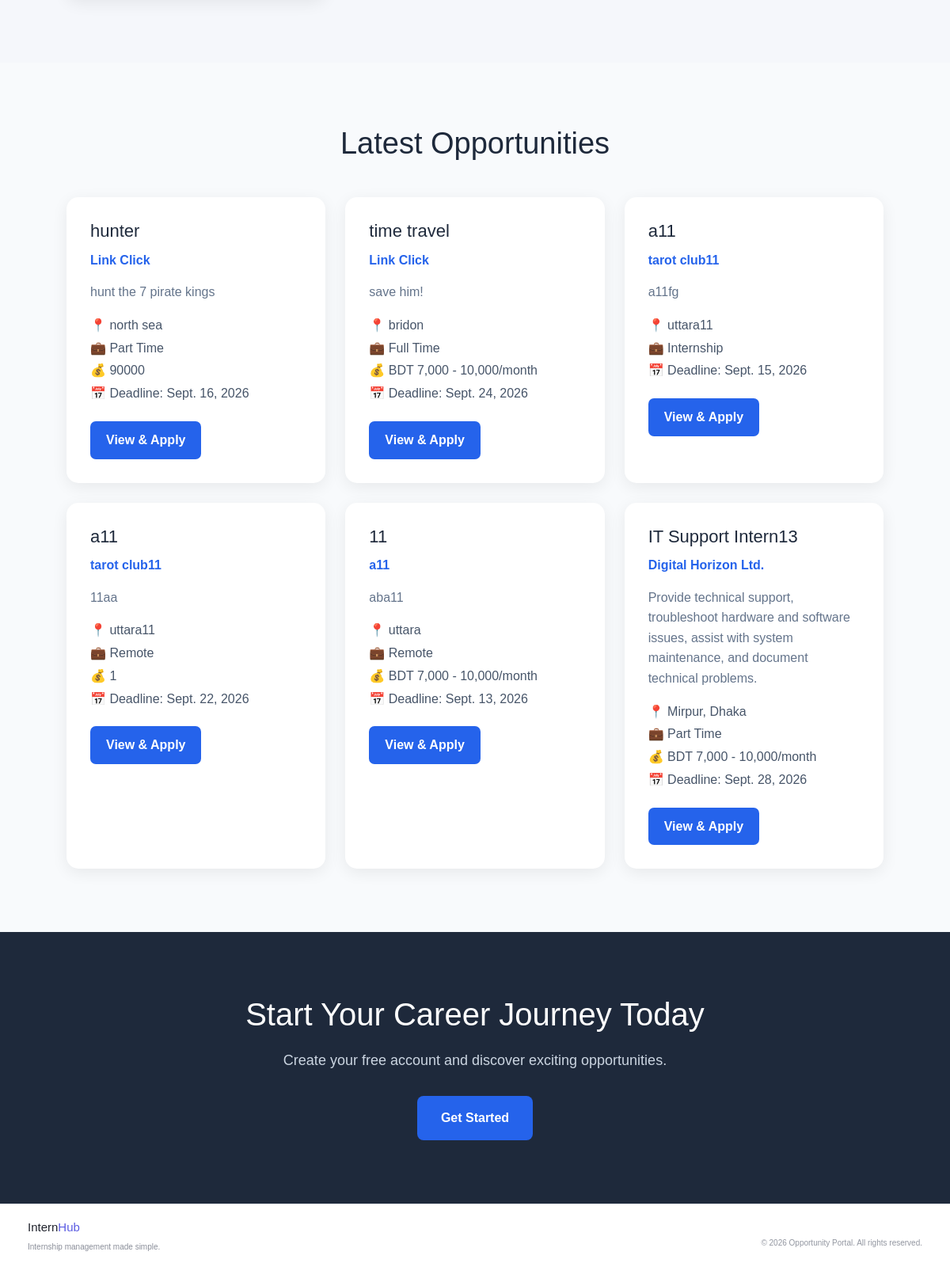
Before: /index/ (lower part) with the older database file.
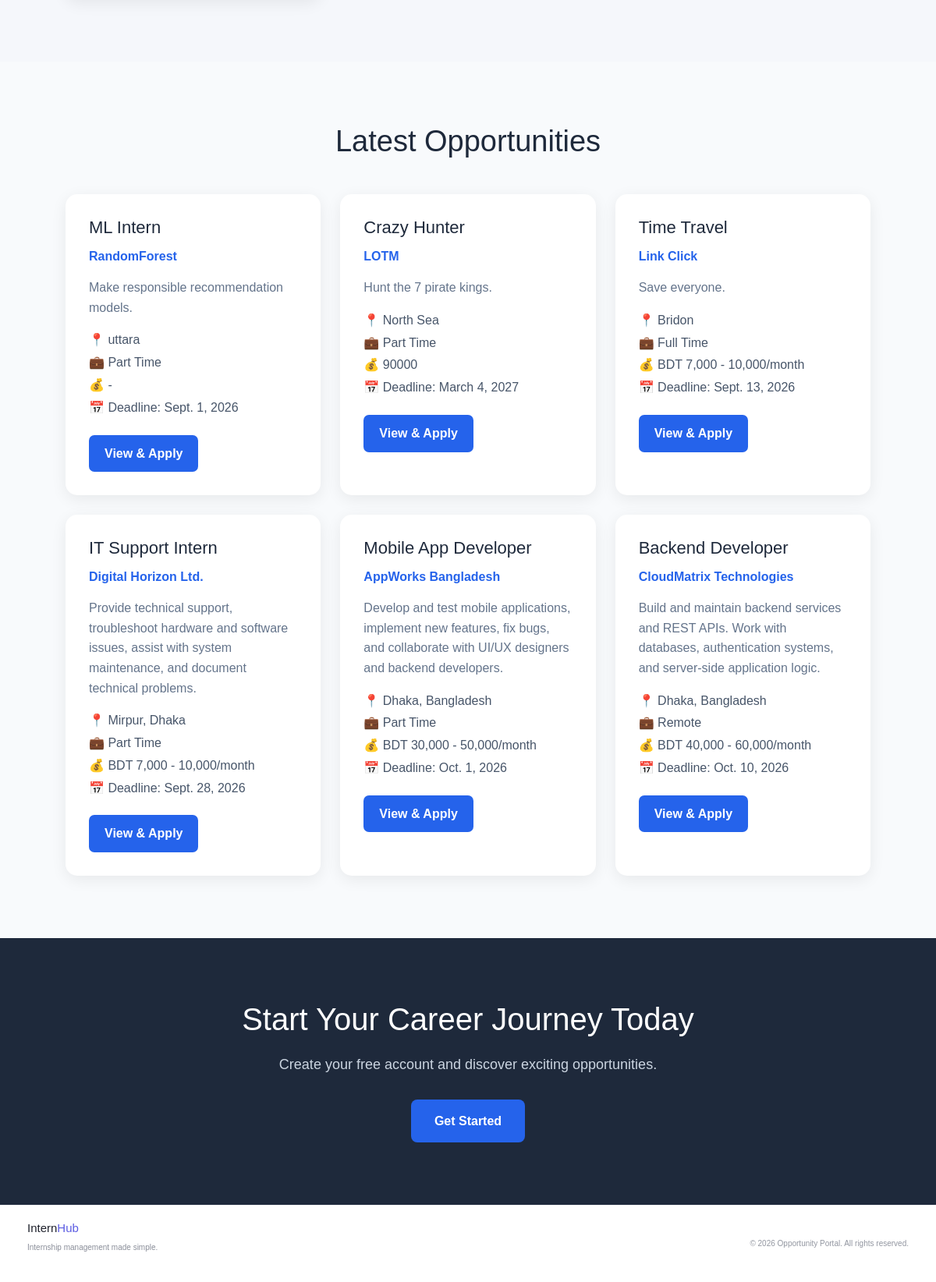
After: the same page with the newer database file.
### opportunity_portal/models.py (models this page shows, shortened)
class Job(models.Model):
    JOB_TYPE_CHOICES = (
        ('Full Time', 'Full Time'),
        ('Part Time', 'Part Time'),
        ('Internship', 'Internship'),
        ('Remote', 'Remote'),
    )
    title = models.CharField(max_length=200)
    organization = models.CharField(max_length=200)
    description = models.TextField()
    location = models.CharField(max_length=200)
    job_type = models.CharField(
        max_length=50,
        choices=JOB_TYPE_CHOICES
    )
    salary = models.CharField(
        max_length=100,
        blank=True
    )
    deadline = models.DateField()
    created_at = models.DateTimeField(
        auto_now_add=True
    )

### internship/views.py (the view)
# urls.py: path("index/", views.index, name="index"),
def index(request):
    latest_jobs = Job.objects.order_by(
        "-created_at"
    )[:6]
    return render(
        request,
        "index.html",
        {
            "jobs": latest_jobs
        }
    )

### accounts/context_processors.py (called while the page is built, shortened)
def notifications(request):
    if not request.user.is_authenticated:
        return {
            "unread_notifications_count": 0,
            "nav_notifications": [],
        }

### internship/templates/index.html (shortened to what this page needs)
{% extends "accounts/base.html" %}
{% block content %}
<section class="section">
</section>
<section class="job-section">
    <h2 class="job-title">
        Latest Opportunities
    </h2>
    {% if jobs %}
        <div class="jobs">
            {% for job in jobs %}
                <div class="job-card">
                    <h3>
                        {{ job.title }}
                    </h3>
                    <div class="organization">
                        {{ job.organization }}
                    </div>
                    <p>
                        {{ job.description|truncatewords:20 }}
                    </p>
                    <div class="job-info">
                        📍 {{ job.location }}
                        <br>
                        💼 {{ job.job_type }}
                        {% if job.salary %}
                            <br>
                            💰 {{ job.salary }}
                        {% endif %}
                        <br>
                        📅 Deadline:
                        {{ job.deadline }}
                    </div>
                    <a
                        href="{% url 'apply_job' job.id %}"
                        class="job-button">
                        View & Apply
                    </a>
                </div>
            {% endfor %}
        </div>
    {% endif %}
</section>
<section class="cta">
    {% if user.is_authenticated %}
        <h2>
            Ready for your next opportunity?
        </h2>
        <p>
            Explore available jobs and take the
            next step in your career.
        </p>
        <a
            href="{% url 'job_list' %}"
            class="primary-btn">
            Explore Jobs
        </a>
    {% else %}
        <h2>
            Start Your Career Journey Today
        </h2>
        <p>
            Create your free account and discover
            exciting opportunities.
        </p>
        <a
            href="{% url 'register' %}"
            class="primary-btn">
            Get Started
        </a>
    {% endif %}
</section>
{% endblock %}
{% block footer_message %}
    © 2026 Opportunity Portal. All rights reserved.
{% endblock %}

Changed rows visible on the page:
removed Job: title "a11", organization "tarot club11", description "a11fg", location "uttara11", job_type "Internship", deadline "Sept. 15, 2026"
removed Job: title "a11", organization "tarot club11", description "11aa", location "uttara11", job_type "Remote", salary "1", deadline "Sept. 22, 2026"
removed Job: title "11", organization "a11", description "aba11", location "uttara", job_type "Remote", salary "BDT 7,000 - 10,000/month", deadline "Sept. 13, 2026"
added Job: title "ML Intern", organization "RandomForest", description "Make responsible recommendation models.", location "uttara", job_type "Part Time", salary "-", deadline "Sept. 1, 2026"
changed Job: title "hunter" → "Crazy Hunter"; organization "Link Click" → "LOTM"; description "hunt the 7 pirate kings" → "Hunt the 7 pirate kings."; location "north sea" → "North Sea"; deadline "Sept. 16, 2026" → "March 4, 2027"
changed Job "Link Click": title "time travel" → "Time Travel"; description "save him!" → "Save everyone."; location "bridon" → "Bridon"; deadline "Sept. 24, 2026" → "Sept. 13, 2026"
changed Job "Digital Horizon Ltd.": title "IT Support Intern13" → "IT Support Intern"
now on this page (row unchanged): Job: title "Mobile App Developer", organization "AppWorks Bangladesh", description "Develop and test mobile applications, implement new features, fix bugs, and collaborate with UI/UX designers and backend developers.", location "Dhaka, Bangladesh", job_type "Part Time", salary "BDT 30,000 - 50,000/month", deadline "Oct. 1, 2026"
now on this page (row unchanged): Job: title "Backend Developer", organization "CloudMatrix Technologies", description "Build and maintain backend services and REST APIs. Work with databases, authentication systems, and server-side application logic.", location "Dhaka, Bangladesh", job_type "Remote", salary "BDT 40,000 - 60,000/month", deadline "Oct. 10, 2026"
